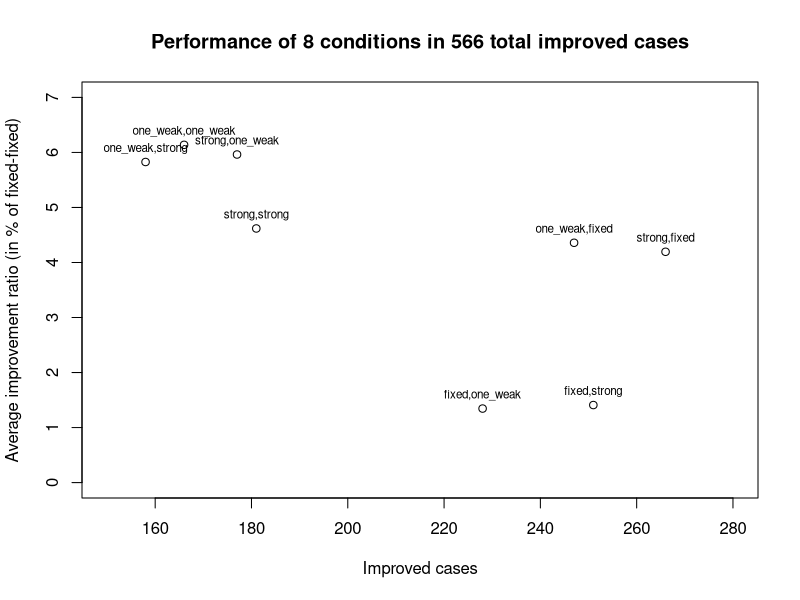

The R script that drew this image:
experiment2 <- read.csv('experiment2_kai.csv', header=T, sep=",")

#input: experiment2
#output: 8 column. The proportion of improved.
#condition1 : fixed = 0 and other are not 0
#condition2 : fixed != 0 and other are better than fixed

#so for each column , I will calculate : how many times it is better than fixed, and how much percent it is better.


#output example : all 0 -> [-1] * 8
#fixed = 0 but not all 0 -> ok
#fixed != 0  

pro_imp <- function(col) {
	ans <- c(0,0,0,0,0,0,0,0,0)
	if (col[1] == 0 ){
		flag <- -1
		for (i in 2:9) {
   			if (col[i] > 0) {
   				ans[i] <- 1#is improved by me!
   				flag <- 1
   			}
   			else {ans[i] <- -1}#not improved by me :(
   		}
   		ans[1] <- flag#is improved
	}
	else{
		fixed <- col[1]
		flag <- 0
		for (i in 2:9) {
   			if (col[i] > fixed) {
   				ans[i] <- col[i]/fixed - 1.0#is improved by me! how many?
   				flag <- 1
   			}
   			else {ans[i] <- -1}#not improved by me :(
   		}
   		ans[1] <- flag
	}
	return(ans)
}
result <- apply(experiment2,1, pro_imp)

type <- result[1,]
type <- type[which(type != -1)]#del invaild example(all 0): vaild example
type0 <- type[which(type == 0)]#not improved
type1 <- type[which(type == 1)]#improved

type_result <- c(length(type) , length(type0) , length(type1))
#[1] 818 252 566


all_result = array(0.0,dim=c(8,2))

for (i in 2:9){
	temp <- result[i,]
	temp <- temp[which(temp != -1)]#del not improved : be improved
	improved_number <- length(temp)
	all_result[i-1,1] <- improved_number
	all_result[i-1,2] <- mean(temp)*100.0
}

#     [,1]     [,2]
#[1,]  251 1.409310
#[2,]  228 1.345434
#[3,]  266 4.194524
#[4,]  181 4.618206
#[5,]  177 5.962361
#[6,]  247 4.358419
#[7,]  158 5.826388
#[8,]  166 6.138065
#make a table here(in latex)!


plot(all_result,xlim=c(150,280),ylim=c(0,7),main="Performance of 8 conditions in 566 total improved cases", xlab="Improved cases", ylab="Average improvement ratio (in % of fixed-fixed)")
text(all_result, labels = c("fixed,strong","fixed,one_weak","strong,fixed","strong,strong","strong,one_weak","one_weak,fixed","one_weak,strong","one_weak,one_weak"), cex= 0.7,pos=3)












